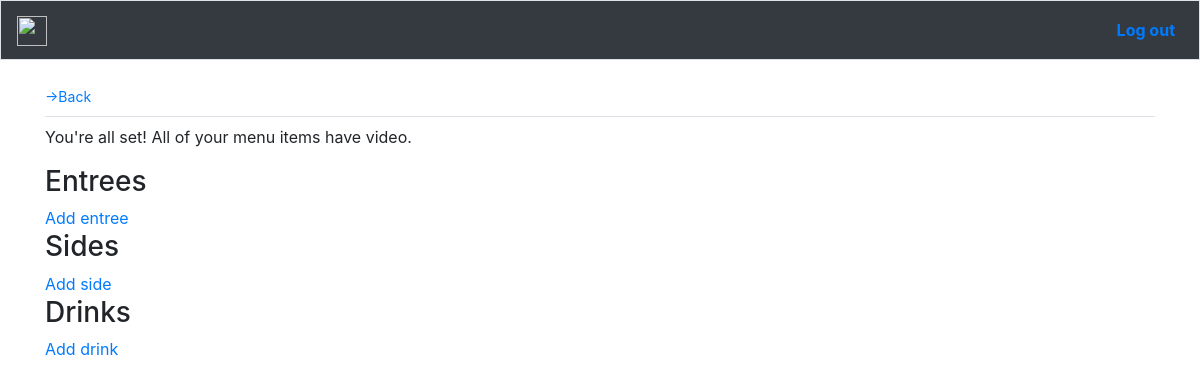
The app's page /edit_custom_menu/4/ (signed in), older data.
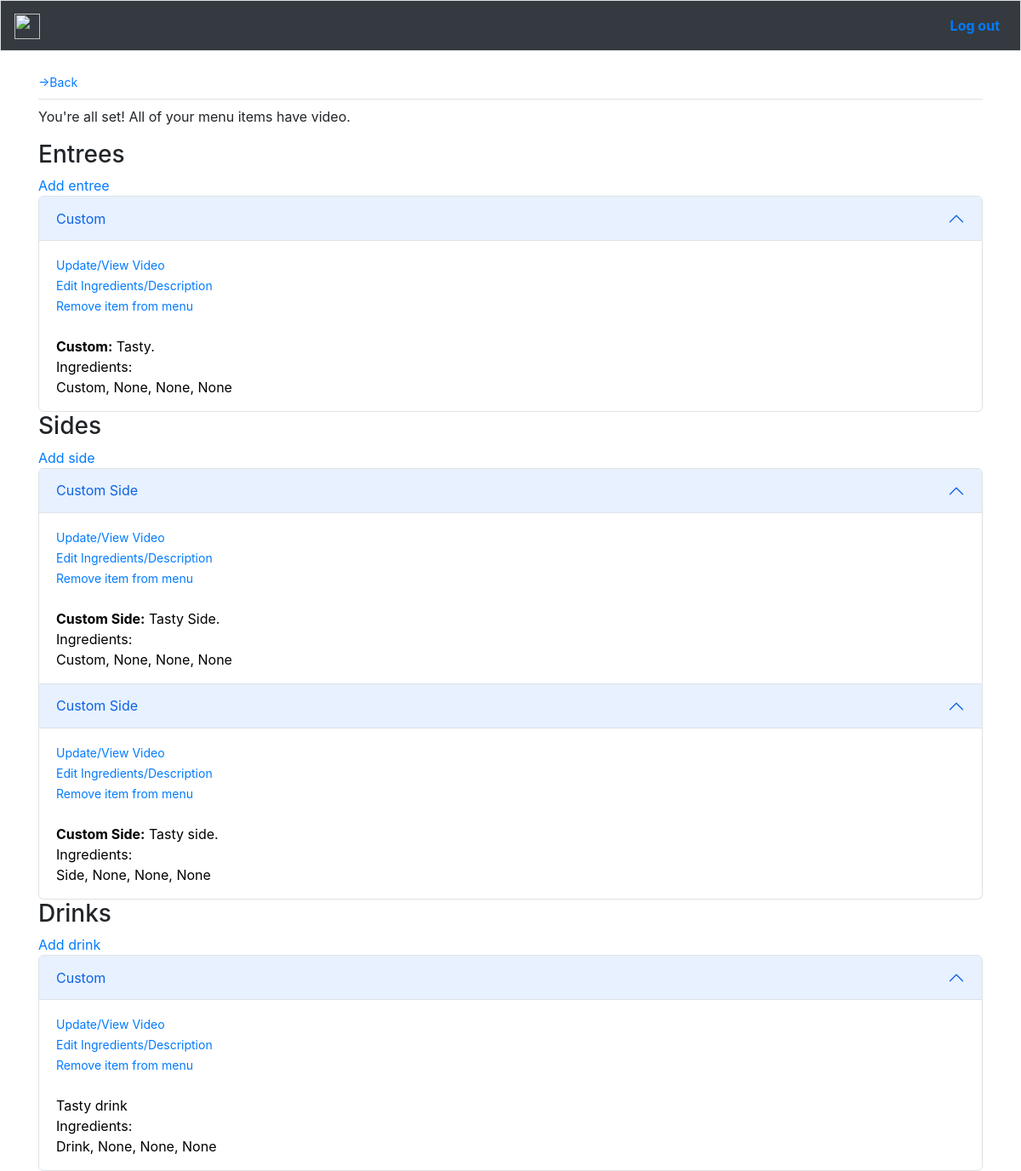
The same page, newer data.
### core/models.py (models this page shows)
class CustomEntree(models.Model):
	custom_menu = models.ForeignKey(CustomMenu, on_delete=models.CASCADE)
	name = models.CharField(max_length=100)
	ingredient1 = models.CharField(max_length=100, null=True, blank=True)
	ingredient2 = models.CharField(max_length=100, null=True, blank=True)
	ingredient3 = models.CharField(max_length=100, null=True, blank=True)
	ingredient4 = models.CharField(max_length=100, null=True, blank=True)
	ingredient5 = models.CharField(max_length=100, null=True, blank=True)
	ingredient6 = models.CharField(max_length=100, null=True, blank=True)
	ingredient7 = models.CharField(max_length=100, null=True, blank=True)
	ingredient8 = models.CharField(max_length=100, null=True, blank=True)
	ingredient9 = models.CharField(max_length=100, null=True, blank=True)
	ingredient10 = models.CharField(max_length=100, null=True, blank=True)
	description = models.TextField(null=True, blank=True)
	def __str__(self):
		return f"{self.name}"

class CustomSideDish(models.Model):
	custom_menu = models.ForeignKey(CustomMenu, on_delete=models.CASCADE)
	name = models.CharField(max_length=100)
	ingredient1 = models.CharField(max_length=100, null=True, blank=True)
	ingredient2 = models.CharField(max_length=100, null=True, blank=True)
	ingredient3 = models.CharField(max_length=100, null=True, blank=True)
	ingredient4 = models.CharField(max_length=100, null=True, blank=True)
	ingredient5 = models.CharField(max_length=100, null=True, blank=True)
	ingredient6 = models.CharField(max_length=100, null=True, blank=True)
	ingredient7 = models.CharField(max_length=100, null=True, blank=True)
	ingredient8 = models.CharField(max_length=100, null=True, blank=True)
	ingredient9 = models.CharField(max_length=100, null=True, blank=True)
	ingredient10 = models.CharField(max_length=100, null=True, blank=True)
	description = models.TextField(null=True, blank=True)
	def __str__(self):
		return f"{self.name}"

class CustomDrink(models.Model):
	custom_menu = models.ForeignKey(CustomMenu, on_delete=models.CASCADE)
	name = models.CharField(max_length=100)
	ingredient1 = models.CharField(max_length=100, null=True, blank=True)
	ingredient2 = models.CharField(max_length=100, null=True, blank=True)
	ingredient3 = models.CharField(max_length=100, null=True, blank=True)
	ingredient4 = models.CharField(max_length=100, null=True, blank=True)
	ingredient5 = models.CharField(max_length=100, null=True, blank=True)
	ingredient6 = models.CharField(max_length=100, null=True, blank=True)
	ingredient7 = models.CharField(max_length=100, null=True, blank=True)
	ingredient8 = models.CharField(max_length=100, null=True, blank=True)
	ingredient9 = models.CharField(max_length=100, null=True, blank=True)
	ingredient10 = models.CharField(max_length=100, null=True, blank=True)
	description = models.TextField(null=True, blank=True)
	def __str__(self):
		return f"{self.name}"

### core/views.py (the view)
# urls.py: path('edit_custom_menu/<int:user_id>/', views.edit_custom_menu, name='edit_custom_menu'),
def edit_custom_menu(request, user_id):
	user = Account.objects.get(id=user_id)
	entrees = [entree for entree in CustomEntree.objects.all() if str(entree.custom_menu.custom_menu_owner.owner) == str(request.user.email)]
	sides = [side for side in CustomSideDish.objects.all() if str(side.custom_menu.custom_menu_owner.owner) == str(request.user.email)]
	drinks = [drink for drink in CustomDrink.objects.all() if str(drink.custom_menu.custom_menu_owner.owner) == str(request.user.email)]
	context = {'user':user, 'entrees':entrees, 'sides':sides, 'drinks':drinks
		}
	return render(request, 'core/edit_custom_menu.html', context)

### users/models.py (called while the page is built)
	def __str__(self):
		return self.email

### core/templates/core/edit_custom_menu.html (shortened to what this page needs)
<!DOCTYPE html>
<html>
{% extends 'core/base.html' %}
{% load bootstrap5 %}
{% block navbar %}
<head>
</head>
<body>
<small><a href="{% url 'core:home' %}">->Back</a></small><br>
{% endblock navbar %}
{% block content %}
{% for item in no_video %}
	<p><b>{{ item }}</b><br>
{% empty %}
	<p>You're all set! All of your menu items have video.</p>
{% endfor %}
<h3>Entrees</h3>
<a href="{% url 'core:add_custom_entree' user.id %}">Add entree</a>
<div class="accordion" id="accordionExample">
	{% for entree in entrees %}
  <div class="accordion-item">
    <h2 class="accordion-header" id="entree{{ entree.id }}">
      <button class="accordion-button" type="button" data-bs-toggle="collapse" data-bs-target="#collapseOne" aria-expanded="true" aria-controls="collapseOne">
        {{ entree }}
      </button>
    </h2>
    <div id="collapseOne" class="accordion-collapse collapse show" aria-labelledby="entree{{ entree.id }}" data-bs-parent="#accordionExample">
      <div class="accordion-body">
      	<small><a href="{% url 'core:add_main_course_video' entree.id %}">Update/View Video</a></small><br>
    		<small><a href="{% url 'core:edit_main_course' entree.id %}">Edit Ingredients/Description</a></small><br>
    		<small><a href="">Remove item from menu</a></small><br><br>
        <strong>{{ entree.name }}:</strong> {{ entree.description }}.<br> Ingredients:<br>{{ entree.ingredient1 }}, {{ entree.ingredient2 }}, {{ entree.ingredient3 }}, {{ entree.ingredient4 }}
      </div>
    </div>
  </div>
  {% endfor %}
</div>
<h3>Sides</h3>
<a href="{% url 'core:add_custom_side' user.id %}">Add side</a>
<div class="accordion" id="accordionExample">
	{% for side in sides %}
  <div class="accordion-item">
    <h2 class="accordion-header" id="side{{ side.id }}">
      <button class="accordion-button" type="button" data-bs-toggle="collapse" data-bs-target="#collapseOne" aria-expanded="true" aria-controls="collapseOne">
        {{ side }}
      </button>
    </h2>
    <div id="collapseOne" class="accordion-collapse collapse show" aria-labelledby="side{{ side.id }}" data-bs-parent="#accordionExample">
      <div class="accordion-body">
      	<small><a href="{% url 'core:add_side_dish_video' side.id %}">Update/View Video</a></small><br>
    		<small><a href="{% url 'core:edit_side_dish' side.id %}">Edit Ingredients/Description</a></small><br>
    		<small><a href="">Remove item from menu</a></small><br><br>
        <strong>{{ side.name }}:</strong> {{ side.description }}.<br> Ingredients:<br>{{ side.ingredient1 }}, {{ side.ingredient2 }}, {{ side.ingredient3 }}, {{ side.ingredient4 }}
      </div>
    </div>
  </div>
  {% endfor %}
</div>
<h3>Drinks</h3>
<a href="{% url 'core:add_custom_drink' user.id %}">Add drink</a>
<div class="accordion" id="accordionExample">
	{% for drink in drinks %}
  <div class="accordion-item">
    <h2 class="accordion-header" id="drink{{ drink.id }}">
      <button class="accordion-button" type="button" data-bs-toggle="collapse" data-bs-target="#collapseOne" aria-expanded="true" aria-controls="collapseOne">
        {{ drink }}
      </button>
    </h2>
    <div id="collapseOne" class="accordion-collapse collapse show" aria-labelledby="drink{{ drink.id }}" data-bs-parent="#accordionExample">
      <div class="accordion-body">
      	<small><a href="{% url 'core:add_drink_video' drink.id %}">Update/View Video</a></small><br>
    		<small><a href="{% url 'core:edit_drink' drink.id %}">Edit Ingredients/Description</a></small><br>
    		<small><a href="">Remove item from menu</a></small><br><br>
        <strong>{{ side.name }}</strong> {{ drink.description }}<br> Ingredients:<br>{{ drink.ingredient1 }}, {{ drink.ingredient2 }}, {{ drink.ingredient3 }}, {{ drink.ingredient4 }}
      </div>
    </div>
  </div>
  {% endfor %}
</div>
{% endblock content %}

### core/templates/core/base.html (shortened to what this page needs)
{% load bootstrap4 %}
<!DOCTYPE html>
<html>
<head>
	<link href="https://cdn.jsdelivr.net/npm/bootstrap@5.2.0-beta1/dist/css/bootstrap.min.css" rel="stylesheet">
	{% bootstrap_css %}
</head>
<body>
	<nav class="navbar navbar-expand-md navbar-dark bg-dark mb-4 border">
	<a class="navbar-brand text-dark" href="{% url 'core:home' %}"><img src="" width="30" height="30" alt=""><b></b></a>
	<div class="collapse navbar-collapse" id="navbarCollapse">
		<ul class="navbar-nav ml-auto">
			{% if user.is_authenticated %}
				<li class="nav-item">
					<a class="nav-link text-primary" href="{% url 'users:logout' %}"><b>Log out</b></a>
				</li>
			{% endif %}
		</ul>
	</div>
</nav>
<main role="main" class="container">
	<div class="pb-2 mb-2 border-bottom">
		{% block navbar %}{% endblock navbar %}
	</div>
	<div>
		{% block content%}{%endblock content %}
	</div>
</main>
</body>
</html>

Row changes from the older to the newer data that the page shows:
added CustomEntree: name "Custom", description "Tasty", ingredient1 "Custom", ingredient2 "None", ingredient3 "None", ingredient4 "None"
added CustomSideDish: name "Custom Side", description "Tasty Side", ingredient1 "Custom", ingredient2 "None", ingredient3 "None", ingredient4 "None"
added CustomSideDish: name "Custom Side", description "Tasty side", ingredient1 "Side", ingredient2 "None", ingredient3 "None", ingredient4 "None"
added CustomDrink: name "Custom", description "Tasty drink", ingredient1 "Drink", ingredient2 "None", ingredient3 "None", ingredient4 "None"
